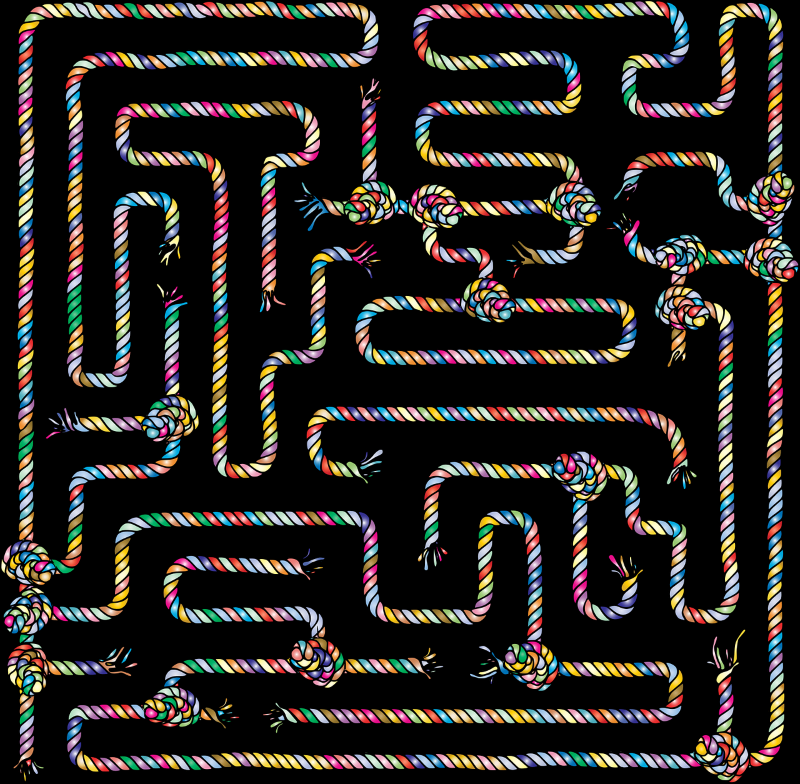
#> input picture img/maze.png, 800 x 784 px
$ python 0906keypoints.py
#> lines starting #> are read from the running program, lines starting #| are printed output that depends on the picture
import sys
import numpy as np
import cv2

src_orig=cv2.imread('./img/maze.png')
#> src_orig is the input picture: shape (784, 800, 3); mean B, G, R 33, 36.2, 39.4
src = cv2.imread('./img/maze.png', cv2.IMREAD_GRAYSCALE)
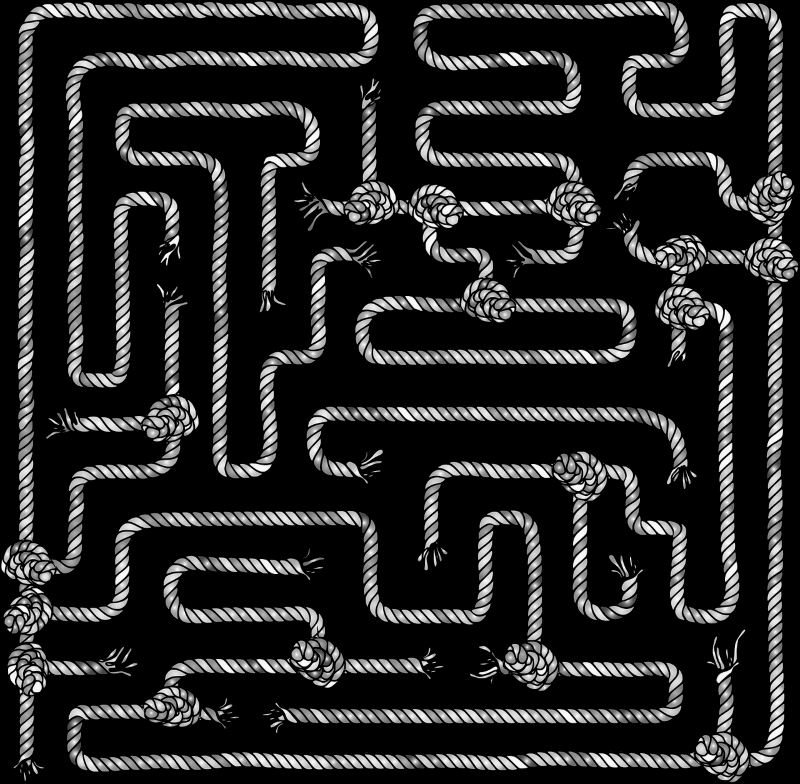
#> src: shape (784, 800); min 0, max 253, mean 38.3

if src is None:
    print('Image load failed!')
    sys.exit()

orb = cv2.ORB_create()

keypoints = orb.detect(src)
#> keypoints = 500 keypoints; strongest (x, y, size): (689, 244, 31), (424, 664, 31), (512, 309, 31), (393, 200, 31)
keypoints, desc = orb.compute(src, keypoints)

print('len(keypoints):', len(keypoints))
#| len(keypoints): 500
print('desc.shape:', desc.shape)
#| desc.shape: (500, 32)

# 예를 들어 keypoints의 크기가 일정 값 이하만 그리기
min_size = 50  # 이 값은 원하는 키포인트 크기에 따라 조정 가능
# 50 이상은 되어야 키포인트가 나온다. 값이 아주 작으면 아무것도 검출하지 못한다
keypoints = [kp for kp in keypoints if kp.size < min_size]
#> keypoints = 274 keypoints; strongest (x, y, size): (689, 244, 31), (424, 664, 31), (512, 309, 31), (393, 200, 31)

dst = cv2.drawKeypoints(src, keypoints, None, (-1, -1, -1),
                       cv2.DrawMatchesFlags_DRAW_RICH_KEYPOINTS)
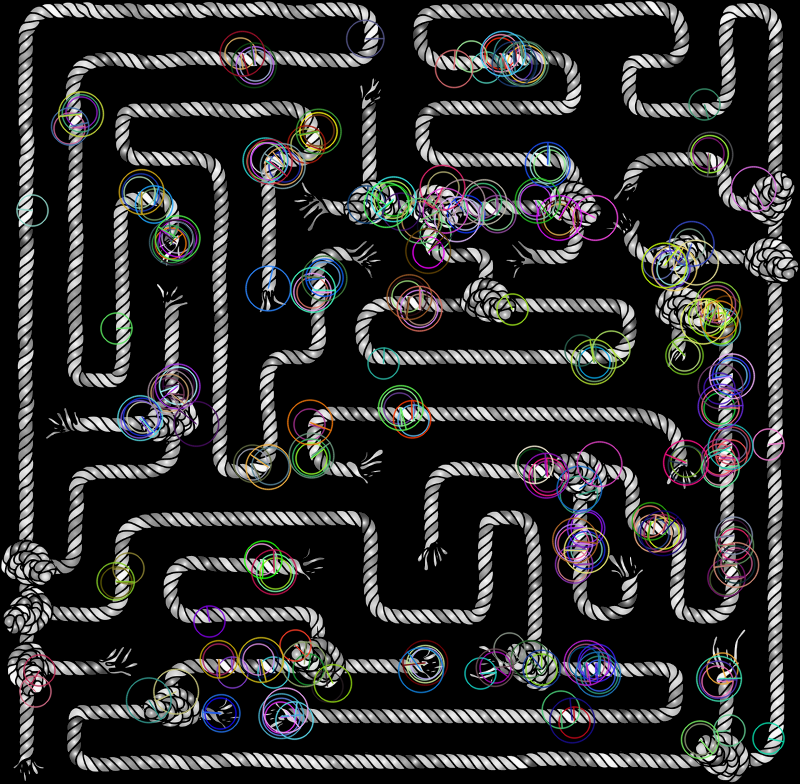
#> dst: shape (784, 800, 3); mean of channels 0, 1, 2 43.4, 43.2, 43.3; drawn as B, G, R

cv2.imshow('src', src_orig)
cv2.imshow('dst', dst)
cv2.waitKey()
cv2.imwrite(r'C:\ex\cvdir\img\maze_keypoints.jpg',dst)
cv2.destroyAllWindows()
